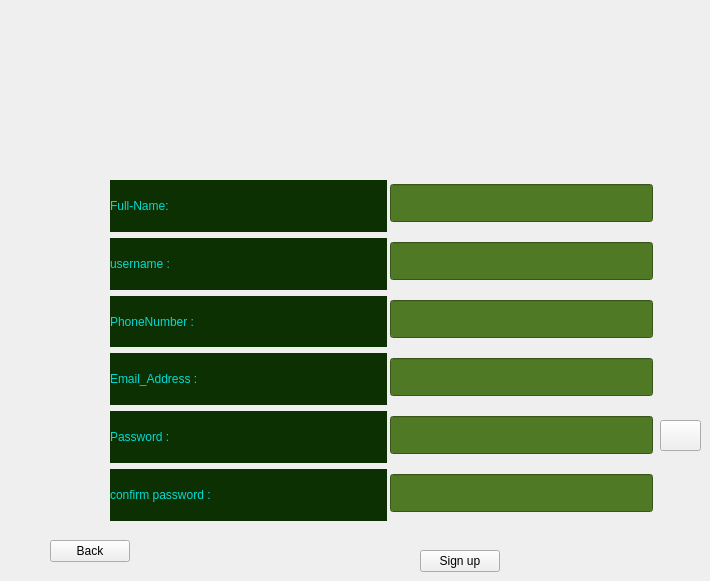
    <widget class="QWidget" name="Signup">
     <widget class="QPushButton" name="Back">
      <property name="geometry">
       <rect>
        <x>50</x>
        <y>540</y>
        <width>80</width>
        <height>22</height>
       </rect>
      </property>
      <property name="cursor">
       <cursorShape>PointingHandCursor</cursorShape>
      </property>
      <property name="text">
       <string>Back</string>
      </property>
     </widget>
     <widget class="QWidget" name="layoutWidget">
      <property name="geometry">
       <rect>
        <x>390</x>
        <y>170</y>
        <width>263</width>
        <height>361</height>
       </rect>
      </property>
      <layout class="QVBoxLayout" name="verticalLayout">
       <item>
        <widget class="QLineEdit" name="lineEdit_3">
         <property name="font">
          <font>
           <family>Sitka Display Semibold</family>
           <pointsize>16</pointsize>
           <italic>false</italic>
           <bold>true</bold>
          </font>
         </property>
         <property name="styleSheet">
          <string notr="true">background-color: rgb(8, 199, 46);
background-color: rgb(80, 121, 37);
color:rgb(166, 255, 133);
font: 600 16pt &quot;Sitka Display Semibold&quot;;</string>
         </property>
        </widget>
       </item>
       <item>
        <widget class="QLineEdit" name="lineEdit_4">
         <property name="font">
          <font>
           <family>Sitka Display Semibold</family>
           <pointsize>16</pointsize>
           <italic>false</italic>
           <bold>true</bold>
          </font>
         </property>
         <property name="styleSheet">
          <string notr="true">background-color: rgb(8, 199, 46);
background-color: rgb(80, 121, 37);
color:rgb(166, 255, 133);
font: 600 16pt &quot;Sitka Display Semibold&quot;;</string>
         </property>
        </widget>
       </item>
       <item>
        <widget class="QLineEdit" name="lineEdit_5">
         <property name="font">
          <font>
           <family>Sitka Display Semibold</family>
           <pointsize>16</pointsize>
           <italic>false</italic>
           <bold>true</bold>
          </font>
         </property>
         <property name="styleSheet">
          <string notr="true">background-color: rgb(8, 199, 46);
background-color: rgb(80, 121, 37);
color:rgb(166, 255, 133);
font: 600 16pt &quot;Sitka Display Semibold&quot;;</string>
         </property>
        </widget>
       </item>
       <item>
        <widget class="QLineEdit" name="lineEdit_6">
         <property name="font">
          <font>
           <family>Sitka Display Semibold</family>
           <pointsize>16</pointsize>
           <italic>false</italic>
           <bold>true</bold>
          </font>
         </property>
         <property name="styleSheet">
          <string notr="true">background-color: rgb(8, 199, 46);
background-color: rgb(80, 121, 37);
color:rgb(166, 255, 133);
font: 600 16pt &quot;Sitka Display Semibold&quot;;</string>
         </property>
        </widget>
       </item>
       <item>
        <widget class="QLineEdit" name="lineEdit_7">
         <property name="font">
          <font>
           <family>Sitka Display Semibold</family>
           <pointsize>16</pointsize>
           <italic>false</italic>
           <bold>true</bold>
          </font>
         </property>
         <property name="styleSheet">
          <string notr="true">background-color: rgb(8, 199, 46);
background-color: rgb(80, 121, 37);
color:rgb(166, 255, 133);
font: 600 16pt &quot;Sitka Display Semibold&quot;;</string>
         </property>
        </widget>
       </item>
       <item>
        <widget class="QLineEdit" name="lineEdit_8">
         <property name="font">
          <font>
           <family>Sitka Display Semibold</family>
           <pointsize>16</pointsize>
           <italic>false</italic>
           <bold>true</bold>
          </font>
         </property>
         <property name="styleSheet">
          <string notr="true">background-color: rgb(8, 199, 46);
background-color: rgb(80, 121, 37);
color:rgb(166, 255, 133);
font: 600 16pt &quot;Sitka Display Semibold&quot;;</string>
         </property>
        </widget>
       </item>
      </layout>
     </widget>
     <widget class="QWidget" name="layoutWidget">
      <property name="geometry">
       <rect>
        <x>110</x>
        <y>180</y>
        <width>277</width>
        <height>341</height>
       </rect>
      </property>
      <layout class="QVBoxLayout" name="verticalLayout_2">
       <item>
        <widget class="QLabel" name="label_3">
         <property name="styleSheet">
          <string notr="true">color: rgb(3, 218, 211);
font: 700 24pt &quot;Tw Cen MT Condensed&quot;;
background-color: rgb(12, 48, 2);</string>
         </property>
         <property name="text">
          <string>Full-Name:</string>
         </property>
        </widget>
       </item>
       <item>
        <widget class="QLabel" name="label_5">
         <property name="styleSheet">
          <string notr="true">color: rgb(3, 218, 211);
font: 700 24pt &quot;Tw Cen MT Condensed&quot;;
background-color: rgb(12, 48, 2);</string>
         </property>
         <property name="text">
          <string>username : </string>
         </property>
        </widget>
       </item>
       <item>
        <widget class="QLabel" name="label_4">
         <property name="styleSheet">
          <string notr="true">color: rgb(3, 218, 211);
font: 700 24pt &quot;Tw Cen MT Condensed&quot;;
background-color: rgb(12, 48, 2);</string>
         </property>
         <property name="text">
          <string>PhoneNumber : </string>
         </property>
        </widget>
       </item>
       <item>
        <widget class="QLabel" name="label_6">
         <property name="styleSheet">
          <string notr="true">color: rgb(3, 218, 211);
font: 700 24pt &quot;Tw Cen MT Condensed&quot;;
background-color: rgb(12, 48, 2);</string>
         </property>
         <property name="text">
          <string>Email_Address : </string>
         </property>
        </widget>
       </item>
       <item>
        <widget class="QLabel" name="label_7">
         <property name="styleSheet">
          <string notr="true">color: rgb(3, 218, 211);
font: 700 24pt &quot;Tw Cen MT Condensed&quot;;
background-color: rgb(12, 48, 2);</string>
         </property>
         <property name="text">
          <string>Password : </string>
         </property>
        </widget>
       </item>
       <item>
        <widget class="QLabel" name="label_9">
         <property name="styleSheet">
          <string notr="true">color: rgb(3, 218, 211);
font: 700 24pt &quot;Tw Cen MT Condensed&quot;;
background-color: rgb(12, 48, 2);</string>
         </property>
         <property name="text">
          <string>confirm password : </string>
         </property>
        </widget>
       </item>
      </layout>
     </widget>
     <widget class="QPushButton" name="SignupCheck">
      <property name="geometry">
       <rect>
        <x>420</x>
        <y>550</y>
        <width>80</width>
        <height>22</height>
       </rect>
      </property>
      <property name="cursor">
       <cursorShape>PointingHandCursor</cursorShape>
      </property>
      <property name="text">
       <string>Sign up</string>
      </property>
      <property name="shortcut">
       <string>Enter</string>
      </property>
     </widget>
     <widget class="QPushButton" name="eye_signup">
      <property name="geometry">
       <rect>
        <x>660</x>
        <y>420</y>
        <width>41</width>
        <height>31</height>
       </rect>
      </property>
      <property name="cursor">
       <cursorShape>PointingHandCursor</cursorShape>
      </property>
      <property name="text">
       <string/>
      </property>
     </widget>
    </widget>
